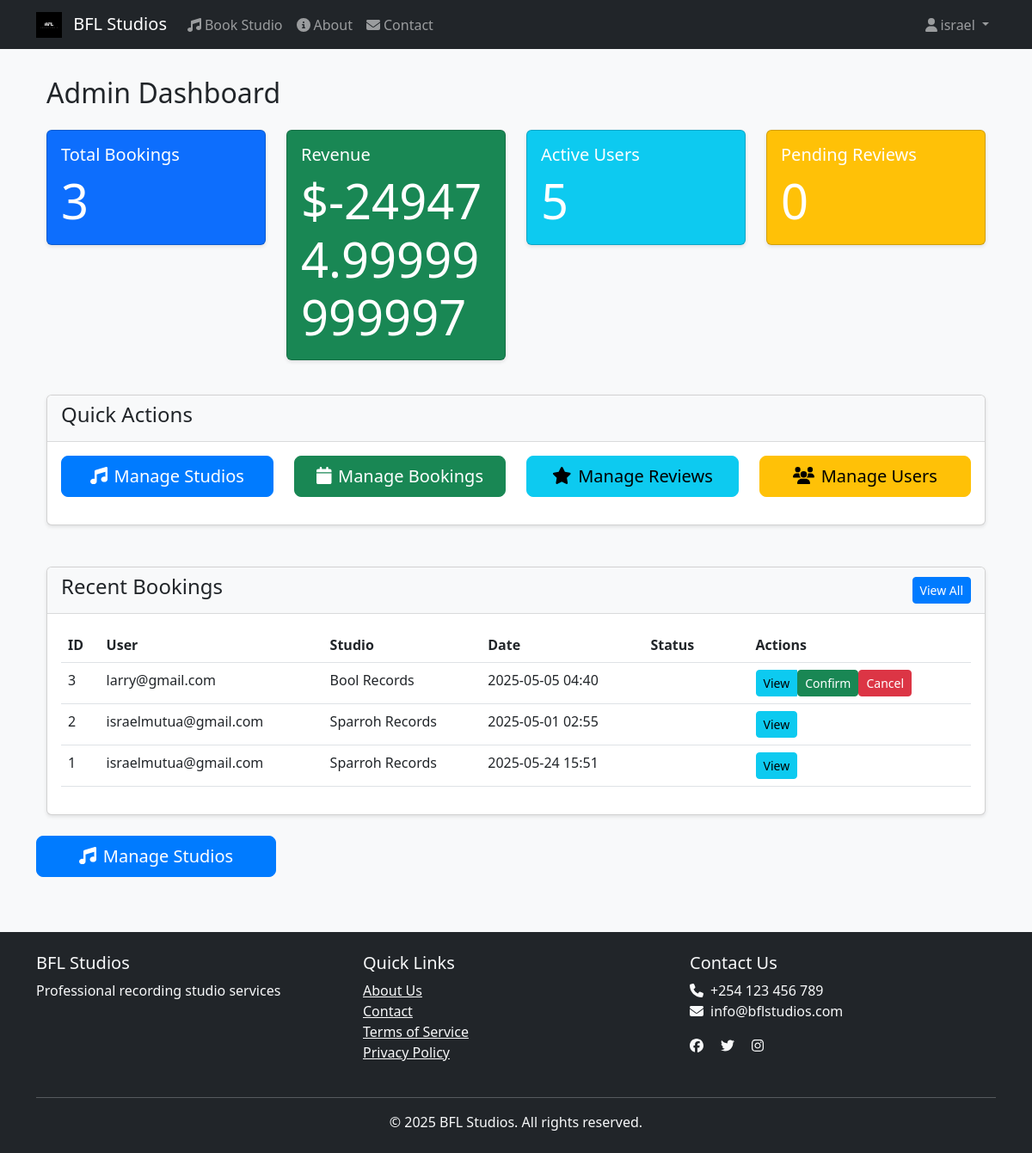
The app's page /admin/dashboard (signed in) with its own data.
### app/models/user.py (models this page shows, shortened)
class User(UserMixin, db.Model):
    id = db.Column(db.Integer, primary_key=True)
    email = db.Column(db.String(120), unique=True, nullable=False)
    password_hash = db.Column(db.String(255))
    first_name = db.Column(db.String(50))
    last_name = db.Column(db.String(50))
    phone = db.Column(db.String(20))
    profile_picture = db.Column(db.String(255))
    is_verified = db.Column(db.Boolean, default=False)
    two_factor_enabled = db.Column(db.Boolean, default=False)
    role = db.Column(db.String(20), default='user')
    created_at = db.Column(db.DateTime, default=datetime.utcnow)
    is_admin = db.Column(db.Boolean, default=False)

### app/models/booking.py (models this page shows)
class Booking(db.Model):
    id = db.Column(db.Integer, primary_key=True)
    user_id = db.Column(db.Integer, db.ForeignKey('user.id'), nullable=False)
    studio_id = db.Column(db.Integer, db.ForeignKey('studio.id'), nullable=False)
    start_time = db.Column(db.DateTime, nullable=False)
    end_time = db.Column(db.DateTime, nullable=False)
    booking_type = db.Column(db.String(20))  # hourly/half-day/full-day
    status = db.Column(db.String(20), default='pending')  # pending/confirmed/cancelled
    total_amount = db.Column(db.Float)
    payment_status = db.Column(db.String(20), default='pending')
    created_at = db.Column(db.DateTime, default=datetime.utcnow)
    user = db.relationship('User', backref='bookings')
    studio = db.relationship('Studio', backref='bookings')

### app/models/studio.py (models this page shows)
class Studio(db.Model):
    id = db.Column(db.Integer, primary_key=True)
    name = db.Column(db.String(100))
    hourly_rate = db.Column(db.Float)
    half_day_rate = db.Column(db.Float)
    full_day_rate = db.Column(db.Float)
    description = db.Column(db.Text)
    equipment = db.Column(db.Text)
    is_available = db.Column(db.Boolean, default=True)

### app/routes/admin.py (the view)
@bp.route('/dashboard')
@login_required
@admin_required
def dashboard():
    stats = {
        'total_bookings': Booking.query.count(),
        'total_revenue': sum(booking.total_amount for booking in Booking.query.all()),
        'active_users': User.query.filter_by(is_verified=True).count(),
        'pending_reviews': Review.query.filter_by(is_approved=False).count()
    }
    recent_bookings = Booking.query.order_by(Booking.created_at.desc()).limit(10).all()
    return render_template('admin/dashboard.html', stats=stats, recent_bookings=recent_bookings)

### app/__init__.py (called while the page is built)
@login_manager.user_loader
def load_user(user_id):
    from app.models import User
    return User.query.get(int(user_id))

def create_app():
    app = Flask(__name__)
    app.config.from_object(Config)
    @app.context_processor
    def utility_processor():
        return {
            'current_year': datetime.now().year
        }
    db.init_app(app)
    login_manager.init_app(app)
    mail.init_app(app)
    migrate.init_app(app, db)
    login_manager.login_view = 'auth.login'
    login_manager.login_message_category = 'info'
    from .routes import auth, booking, admin, user,main,payment
    app.register_blueprint(main.bp)
    app.register_blueprint(auth.bp)
    app.register_blueprint(booking.bp)
    app.register_blueprint(admin.bp)
    app.register_blueprint(payment.bp)
    app.register_blueprint(user.bp)
    return app

### app/routes/admin.py (called while the page is built)
def admin_required(f):
    @wraps(f)
    def decorated_function(*args, **kwargs):
        if not current_user.is_authenticated or current_user.role != 'admin':
            flash('You do not have permission to access this page.', 'danger')
            return redirect(url_for('main.index'))
        return f(*args, **kwargs)
    return decorated_function

### app/templates/admin/dashboard.html (shortened to what this page needs)
{% extends "base.html" %}
{% block content %}
<div class="container">
    <h2>Admin Dashboard</h2>
    <div class="row mt-4">
        <div class="col-md-3">
            <div class="card text-white bg-primary mb-3">
                <div class="card-body">
                    <h5 class="card-title">Total Bookings</h5>
                    <p class="card-text display-4">{{ stats.total_bookings }}</p>
                </div>
            </div>
        </div>
        <div class="col-md-3">
            <div class="card text-white bg-success mb-3">
                <div class="card-body">
                    <h5 class="card-title">Revenue</h5>
                    <p class="card-text display-4">${{ stats.total_revenue }}</p>
                </div>
            </div>
        </div>
        <div class="col-md-3">
            <div class="card text-white bg-info mb-3">
                <div class="card-body">
                    <h5 class="card-title">Active Users</h5>
                    <p class="card-text display-4">{{ stats.active_users }}</p>
                </div>
            </div>
        </div>
        <div class="col-md-3">
            <div class="card text-white bg-warning mb-3">
                <div class="card-body">
                    <h5 class="card-title">Pending Reviews</h5>
                    <p class="card-text display-4">{{ stats.pending_reviews }}</p>
                </div>
            </div>
        </div>
    </div>
    <div class="row mt-4">
        <div class="col-md-12">
            <div class="card">
                <div class="card-header">
                    <h4>Quick Actions</h4>
                </div>
                <div class="card-body">
                    <div class="row">
                        <div class="col-md-3">
                            <a href="{{ url_for('admin.studios') }}" class="btn btn-primary btn-lg w-100 mb-3">
                                <i class="fas fa-music me-2"></i>Manage Studios
                            </a>
                        </div>
                        <div class="col-md-3">
                            <a href="{{ url_for('admin.bookings') }}" class="btn btn-success btn-lg w-100 mb-3">
                                <i class="fas fa-calendar me-2"></i>Manage Bookings
                            </a>
                        </div>
                        <div class="col-md-3">
                            <a href="{{ url_for('admin.reviews') }}" class="btn btn-info btn-lg w-100 mb-3">
                                <i class="fas fa-star me-2"></i>Manage Reviews
                            </a>
                        </div>
                        <div class="col-md-3">
                            <a href="{{ url_for('admin.users') }}" class="btn btn-warning btn-lg w-100 mb-3">
                                <i class="fas fa-users me-2"></i>Manage Users
                            </a>
                        </div>
                    </div>
                </div>
            </div>
        </div>
    </div>
    <div class="card mt-4">
        <div class="card-header d-flex justify-content-between align-items-center">
            <h4>Recent Bookings</h4>
            <a href="{{ url_for('admin.bookings') }}" class="btn btn-sm btn-primary">View All</a>
        </div>
        <div class="card-body">
            <table class="table">
                <thead>
                    <tr>
                        <th>ID</th>
                        <th>User</th>
                        <th>Studio</th>
                        <th>Date</th>
                        <th>Status</th>
                        <th>Actions</th>
                    </tr>
                </thead>
                <tbody>
                    {% for booking in recent_bookings %}
                    <tr>
                        <td>{{ booking.id }}</td>
                        <td>{{ booking.user.email }}</td>
                        <td>{{ booking.studio.name }}</td>
                        <td>{{ booking.start_time.strftime('%Y-%m-%d %H:%M') }}</td>
                        <td>
                            <span class="badge bg-{{ booking.status }}">{{ booking.status }}</span>
                        </td>
                        <td>
                            <div class="btn-group">
                                <a href="{{ url_for('admin.view_booking', booking_id=booking.id) }}" class="btn btn-sm btn-info">View</a>
                                {% if booking.status == 'pending' %}
                                <form method="POST" action="{{ url_for('admin.update_booking_status', booking_id=booking.id) }}" class="d-inline">
                                    <button type="submit" class="btn btn-sm btn-success">Confirm</button>
                                </form>
                                <form method="POST" action="{{ url_for('admin.update_booking_status', booking_id=booking.id) }}" class="d-inline">
                                    <button type="submit" class="btn btn-sm btn-danger">Cancel</button>
                                </form>
                                {% endif %}
                            </div>
                        </td>
                    </tr>
                    {% endfor %}
                </tbody>
            </table>
        </div>
    </div>
</div>
<div class="col-md-3">
    <a href="{{ url_for('admin.manage_studios') }}" class="btn btn-primary btn-lg w-100 mb-3">
        <i class="fas fa-music me-2"></i>Manage Studios
    </a>
</div>
{% endblock %}

### app/templates/base.html (shortened to what this page needs)
<!DOCTYPE html>
<html lang="en">
<head>
    <link href="https://cdn.jsdelivr.net/npm/bootstrap@5.3.0/dist/css/bootstrap.min.css" rel="stylesheet">
    <link href="https://cdnjs.cloudflare.com/ajax/libs/font-awesome/6.0.0/css/all.min.css" rel="stylesheet">
    <link rel="stylesheet" href="{{ url_for('static', filename='css/style.css') }}">
</head>
<body>
    <nav class="navbar navbar-expand-lg navbar-dark bg-dark">
        <div class="container">
            <a class="navbar-brand" href="{{ url_for('main.index') }}">
                <img src="{{ url_for('static', filename='images/logo.png') }}" alt="BFL Studios" height="30" class="d-inline-block align-text-top me-2">
                BFL Studios
            </a>
            <div class="collapse navbar-collapse" id="navbarNav">
                <ul class="navbar-nav me-auto">
                    <li class="nav-item">
                        <a class="nav-link" href="{{ url_for('booking.studios') }}">
                            <i class="fas fa-music me-1"></i>Book Studio
                        </a>
                    </li>
                    <li class="nav-item">
                        <a class="nav-link" href="{{ url_for('main.about') }}">
                            <i class="fas fa-info-circle me-1"></i>About
                        </a>
                    </li>
                    <li class="nav-item">
                        <a class="nav-link" href="{{ url_for('main.contact') }}">
                            <i class="fas fa-envelope me-1"></i>Contact
                        </a>
                    </li>
                </ul>
                <ul class="navbar-nav">
                    {% if current_user.is_authenticated %}
                        <li class="nav-item dropdown">
                            <a class="nav-link dropdown-toggle" href="#" id="userDropdown" role="button" data-bs-toggle="dropdown">
                                <i class="fas fa-user me-1"></i>{{ current_user.first_name }}
                            </a>
                        </li>
                    {% endif %}
                </ul>
            </div>
        </div>
    </nav>
    <main class="container mt-4">
        {% block content %}{% endblock %}
    </main>
    <footer class="bg-dark text-light mt-5 py-4">
        <div class="container">
            <div class="row">
                <div class="col-md-4">
                    <h5>BFL Studios</h5>
                    <p>Professional recording studio services</p>
                </div>
                <div class="col-md-4">
                    <h5>Quick Links</h5>
                    <ul class="list-unstyled">
                        <li><a href="{{ url_for('main.about') }}" class="text-light">About Us</a></li>
                        <li><a href="{{ url_for('main.contact') }}" class="text-light">Contact</a></li>
                        <li><a href="{{ url_for('main.about') }}" class="text-light">Terms of Service</a></li>
                        <li><a href="{{ url_for('main.contact') }}" class="text-light">Privacy Policy</a></li>
                    </ul>
                </div>
                <div class="col-md-4">
                    <h5>Contact Us</h5>
                    <p>
                        <i class="fas fa-phone me-2"></i>+254 123 456 789<br>
                        <i class="fas fa-envelope me-2"></i>info@bflstudios.com
                    </p>
                    <div class="social-links">
                        <a href="#" class="text-light me-3"><i class="fab fa-facebook"></i></a>
                        <a href="#" class="text-light me-3"><i class="fab fa-twitter"></i></a>
                        <a href="#" class="text-light me-3"><i class="fab fa-instagram"></i></a>
                    </div>
                </div>
            </div>
            <hr class="mt-4">
            <div class="text-center">
                <p class="mb-0">&copy; {{  current_year }} BFL Studios. All rights reserved.</p>
            </div>
        </div>
    </footer>
</body>
</html>

### app/static/css/style.css (style rules this page uses)
body { background-color: #f8f9fa; }
.navbar { margin-bottom: 2rem; }
.card { box-shadow: 0 2px 4px rgba(0,0,0,0.1); margin-bottom: 1.5rem; }
.card-header { background-color: #f8f9fa; border-bottom: 1px solid rgba(0,0,0,0.125); }
.btn-primary { background-color: #007bff; border-color: #007bff; }

### records on screen
User: first_name "israel"
Booking: id "3", user.email "larry@gmail.com", studio.name "Bool Records", start_time "2025-05-05 04:40"
Booking: id "2", user.email "israelmutua@gmail.com", studio.name "Sparroh Records", start_time "2025-05-01 02:55"
Booking: id "1", user.email "israelmutua@gmail.com", studio.name "Sparroh Records", start_time "2025-05-24 15:51"

### other values on screen
{{ stats.total_bookings }} "3"
{{ stats.total_revenue }} "-249474.99999999997"
{{ stats.active_users }} "5"
{{ stats.pending_reviews }} "0"
